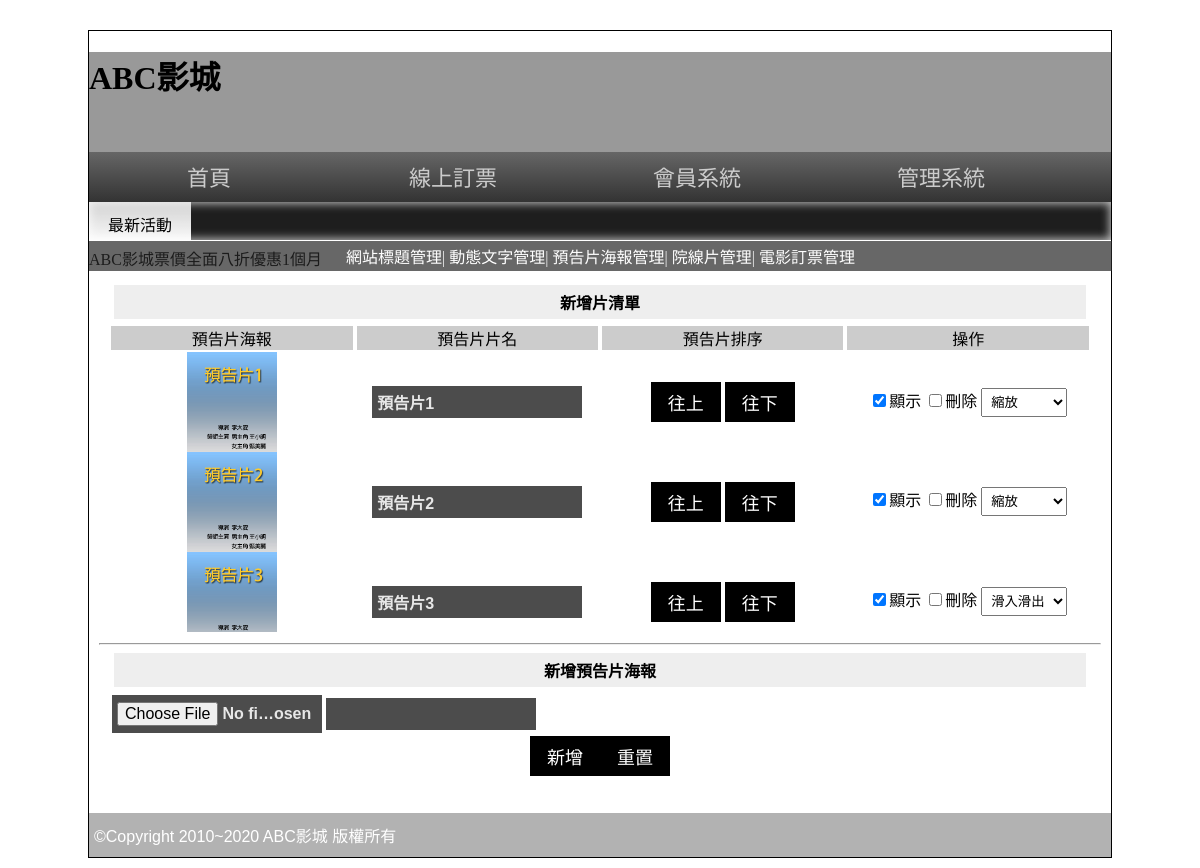
Page /admin.php?do=poster (signed in) on the committed database.
### tables this page shows
CREATE TABLE `poster` (
  `id` int(10) UNSIGNED NOT NULL,
  `path` text NOT NULL,
  `name` text NOT NULL,
  `rank` int(10) UNSIGNED NOT NULL,
  `sh` int(1) UNSIGNED NOT NULL,
  `ani` int(1) UNSIGNED NOT NULL
);

### base.php (called while the page is built, shortened)
<?php
class DB{
private $dsn="mysql:host=localhost;charset=utf8;dbname=db03";
private $root="root";
private $password="";
public function __construct($table){
    $this->table=$table;
    $this->pdo=new PDO($this->dsn,$this->root,$this->password);
}
public function all(...$arg){
    $sql="SELECT * FROM $this->table ";
    $sql.=$arg[1]??'';
    return $this->pdo->query($sql)->fetchAll();
}
}
$Poster=new DB('poster');
?>

### backend/poster.php (the view, shortened to what this page needs)
<div style="width:98%;margin:auto;height:350px">
    <h4 class="ct">新增片清單</h4>
    <div class="header">
        <div>預告片海報</div>
        <div>預告片片名</div>
        <div>預告片排序</div>
        <div>操作</div>
    </div>
    <div style="overflow:auto;height:280px">
        <form action="api/edit_poster.php" method="post">
            <div class="p-list">
                <?php
                $rows = $Poster->all([], " ORDER BY `rank` ");
                foreach ($rows as $k => $row) {
                    $isChecked = ($row['sh'] == 1) ? "checked" : "";
                    $prev = (($k) != 0) ? $rows[$k - 1]['id'] : $row['id'];
                    $next = (($k) != (count($rows) - 1)) ? $rows[$k + 1]['id'] : $row['id'];
                ?>
                    <div class="row">
                        <div><img src="img/<?= $row['path']; ?>" style="width:90px"></div>
                        <div><input type="text" name="name[]" value="<?= $row['name']; ?>"></div>
                        <div>
                            <button type="button" data-rank="<?= $row['id'] . "-" . $prev; ?>">往上</button>
                            <button type="button" data-rank="<?= $row['id'] . "-" . $next; ?>">往下</button>
                        </div>
                        <div>
                            <input type="checkbox" name="sh[]" value="<?= $row['id']; ?>" <?= $isChecked; ?>>顯示
                            <input type="checkbox" name="del[]" value="<?= $row['id']; ?>">刪除
                            <select name="ani[]">
                                <option value="3" <?= ($row['ani'] == 3) ? "selected" : ""; ?>>滑入滑出</option>
                                <option value="4" <?= ($row['ani'] == 4) ? "selected" : ""; ?>>縮放</option>
                            </select>
                        </div>
                    </div>
                <?php
                }
                ?>
            </div>
        </form>
    </div>
</div>
<hr>
<div style="width:98%;margin:auto;height:150px">
    <h4 class="ct">新增預告片海報</h4>
    <form action="api/add_poster.php" method="post" enctype="multipart/form-data">
        <table>
            <tr>
                <td width="50%">
                    <input type="file" name="poster">
                </td>
                <td width="50%">
                    <input type="text" name="name">
                </td>
            </tr>
        </table>
        <div class="ct"><input type="submit" value="新增"><input type="reset" value="重置"></div>
    </form>
</div>

### css/css.css (style rules this page uses)
body { font-family:微軟正黑體; }
select,select option { padding:5px; }
input[type='text'],input[type='file'],input[type='password'],textarea,.button { width:200px; font-size:16px; padding:7px 5px 7px 5px; background:#4C4C4C; color:#E7E7E7; border:none; font:Open Sans,'微軟正黑體'; font-weight:600; }
input[type='button'],input[type='submit'],input[type='reset'],button,.button { min-width:70px; min-height:40px; background:#000; color:#fff; border:none; cursor:pointer; font-size:18px; text-decoration:none; }
.ct { text-align:center; }

### backend/poster.php (style rules this page uses)
h4 { margin: 5px; background: #eee; padding: 5px; }
.header { display: flex; }
.header div { width: 25%; background: #ccc; margin: 2px; text-align: center; }
.row { display: flex; align-items: center; }
.row div { width: 25%; text-align: center; }

### rows in the picture
poster: path (picture), name "預告片1", ani "縮放"
poster: path (picture), name "預告片2", ani "縮放"
poster: path (picture), name "預告片3", ani "滑入滑出"
